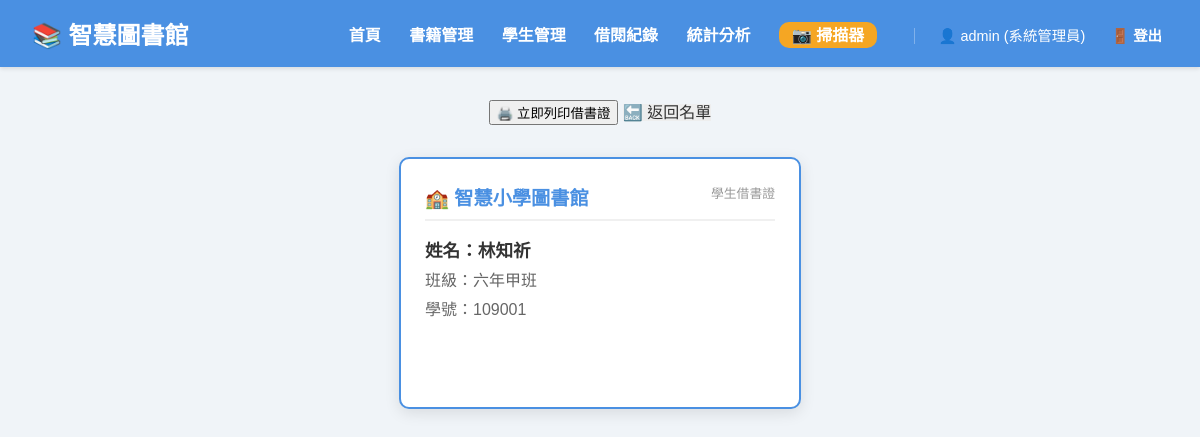
Page /students/110/card (signed in) on the committed database.
### library/models.py (models this page shows, shortened)
class Student(models.Model):
    name = models.CharField(max_length=50, verbose_name="姓名")
    student_id = models.CharField(max_length=20, unique=True, verbose_name="學號")
    grade = models.CharField(max_length=20, verbose_name="班級")

### library/views.py (the view)
# urls.py: path('students/<int:student_id>/card', views.student_card, name='student_card'),
@login_required
def student_card(request, student_id):
    student = get_object_or_404(Student, id=student_id)
    return render(request, 'library/student_card.html', {'student': student})

### library/templates/library/student_card.html (shortened to what this page needs)
{% extends "library/layout.html" %}
{% block content %}
<div style="text-align: center; margin-bottom: 1rem;" class="btn-no-print">
    <button onclick="window.print()" class="btn btn-primary">🖨️ 立即列印借書證</button>
    <a href="/students" class="btn" style="background: #eee; color: #333; text-decoration: none;">🔙 返回名單</a>
</div>
<div class="card-container">
    <div class="card-header">
        <div class="school-name">🏫 智慧小學圖書館</div>
        <div style="font-size: 0.8rem; color: #999;">學生借書證</div>
    </div>
    <div class="student-info">
        <div style="font-size: 1.1rem;"><strong>姓名：{{ student.name }}</strong></div>
        <div style="color: #666;">班級：{{ student.grade }}</div>
        <div style="color: #666;">學號：{{ student.student_id }}</div>
    </div>
    <div class="barcode-area">
        <svg id="barcode"></svg>
    </div>
</div>
{% endblock %}

### library/templates/library/layout.html (shortened to what this page needs)
<!DOCTYPE html>
<html lang="zh-Hant">
<head>
</head>
<body>
    <nav>
        <a href="/" class="logo">📚 智慧圖書館</a>
        <div class="links">
            <a href="/">首頁</a>
            <a href="/books">書籍管理</a>
            <a href="/students">學生管理</a>
            <a href="/loans">借閱紀錄</a>
            <a href="/stats">統計分析</a>
            <a href="/scan" style="background: var(--secondary-color); padding: 0.3rem 0.8rem; border-radius: 10px;">📷 掃描器</a>
            {% if user.is_authenticated %}
            <span style="color: white; margin-left: 2rem; font-size: 0.9rem; border-left: 1px solid rgba(255,255,255,0.3); padding-left: 1.5rem;">
                👤 {{ user.username }} ({{ user.groups.all.0.name|default:"系統管理員" }})
            </span>
            <form action="{% url 'logout' %}" method="post" style="display: inline; margin-left: 1rem;">
                <button type="submit" style="background: transparent; border: none; color: white; cursor: pointer; font-weight: bold; font-size: 0.9rem;">🚪 登出</button>
            </form>
            {% endif %}
        </div>
    </nav>
    <div class="container">
        {% block content %}{% endblock %}
    </div>
</body>
</html>

### library/templates/library/layout.html (style rules this page uses)
:root { --primary-color: #4A90E2; --secondary-color: #F5A623; --success-color: #27AE60; --danger-color: #E74C3C; --bg-color: #F0F4F8; --card-bg: #FFFFFF; --text-color: #333333; }
body { font-family: 'PingFang TC', 'Microsoft JhengHei', sans-serif; background-color: var(--bg-color); margin: 0; padding: 0; color: var(--text-color); }
nav { background-color: var(--primary-color); padding: 1rem 2rem; display: flex; justify-content: space-between; align-items: center; box-shadow: 0 2px 4px rgba(0,0,0,0.1); }
nav .logo { color: white; font-size: 1.5rem; font-weight: bold; text-decoration: none; }
nav .links a { color: white; text-decoration: none; font-weight: bold; margin-left: 1.5rem; transition: opacity 0.2s; }
.container { max-width: 1000px; margin: 2rem auto; padding: 0 1rem; }
.btn { transition: all 0.2s; }

### library/templates/library/student_card.html (style rules this page uses)
.card-container { width: 350px; height: 200px; background: white; border-radius: 10px; box-shadow: 0 4px 15px rgba(0,0,0,0.1); margin: 2rem auto; padding: 1.5rem; display: flex; flex-direction: column; justify-content: space-between; position: relative; overflow: hidden; border: 2px solid var(--primary-color); }
.card-header { display: flex; justify-content: space-between; align-items: flex-start; border-bottom: 2px solid #f0f0f0; padding-bottom: 0.5rem; }
.school-name { font-size: 1.2rem; font-weight: bold; color: var(--primary-color); }
.student-info { margin-top: 1rem; }
.student-info div { margin-bottom: 0.3rem; }
.barcode-area { text-align: center; margin-top: auto; }
#barcode { width: 100%; max-height: 60px; }

### rows in the picture
Student: name "林知祈", grade "六年甲班", student_id "109001"

### other values in the picture
{{ user.username }} "admin"
{{ user.groups.all.0.name|default:"系統管理員" }} "系統管理員"
